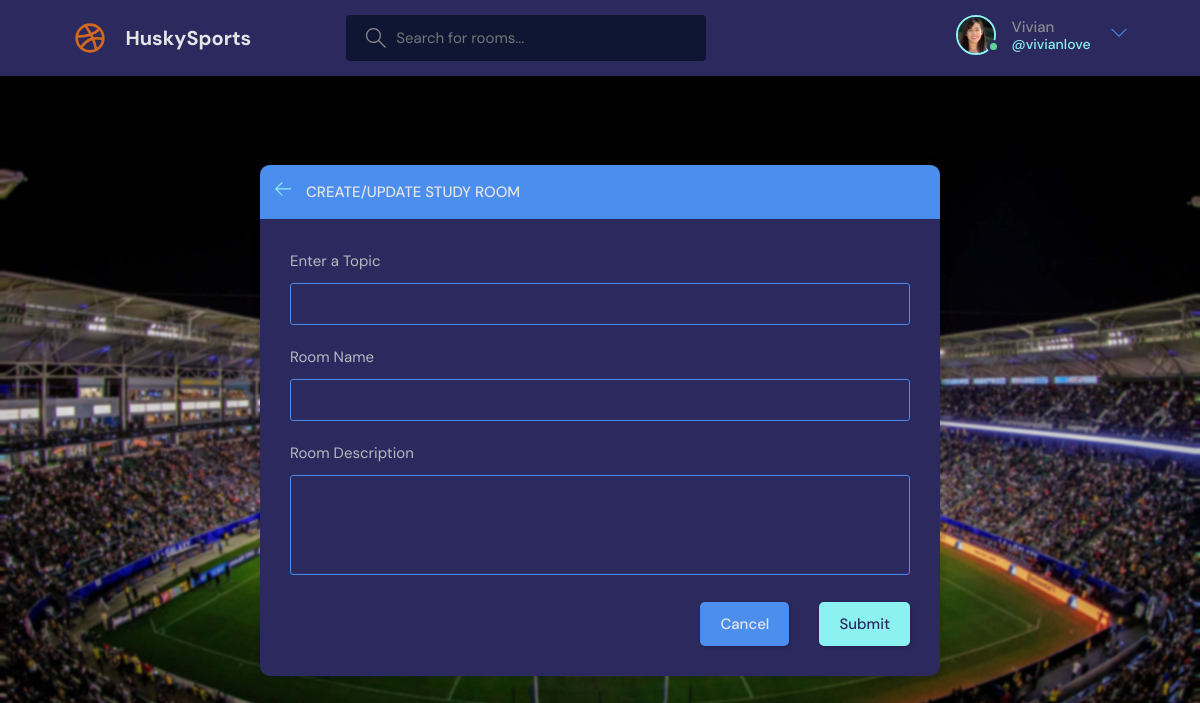
The app's page /create-room/ (signed in) with its own data.
### baseapp/models.py (models this page shows)
class User(AbstractUser):
    name = models.CharField(max_length=200, null=True)
    email = models.EmailField( unique=True, null=True)
    bio = models.TextField(null=True)
    avatar = models.ImageField(null=True, default="avatar.svg")
    USERNAME_FIELD = 'email'
    REQUIRED_FIELDS = ['username']

### baseapp/views.py (the view, shortened to what this page needs)
# urls.py: path('create-room/', views.createRoom, name="create-room"),
@login_required(login_url='login')
def createRoom(request):
    form = RoomForm()
    topics = Topic.objects.all()
    context = {'form': form, 'topics': topics}
    return render(request, 'baseapp/room_form.html', context)

### baseapp/forms.py
class RoomForm(ModelForm):
    class Meta:
        model = Room
        fields = '__all__'
        exclude = ['host', 'participants']

### baseapp/templates/baseapp/room_form.html (shortened to what this page needs)
{% extends 'main.html' %}
{% block content %}
<main class="create-room layout">
  <div class="container">
    <div class="layout__box">
      <div class="layout__boxHeader">
        <div class="layout__boxTitle">
          <a href="{% url 'home' %}">
            <svg version="1.1" xmlns="http://www.w3.org/2000/svg" width="32" height="32" viewBox="0 0 32 32">
              <title>arrow-left</title>
              <path
                d="M13.723 2.286l-13.723 13.714 13.719 13.714 1.616-1.611-10.96-10.96h27.625v-2.286h-27.625l10.965-10.965-1.616-1.607z">
              </path>
            </svg>
          </a>
          <h3>Create/Update Study Room</h3>
        </div>
      </div>
      <div class="layout__body">
        <form class="form" action="" method="POST">
          <div class="form__group">
            <label for="room_topic">Enter a Topic</label>
            <input required type="text" value="{{room.topic.name}}" name="topic" list="topic-list" />
          </div>
          <div class="form__group">
            <label for="room_name">Room Name</label>
            {{form.name}}
          </div>
          <div class="form__group">
            <label for="room_description">Room Description</label>
            {{form.description}}
          </div>
          <div class="form__action">
            <a class="btn btn--dark" href="{% url 'home' %}">Cancel</a>
            <button class="btn btn--main" type="submit">Submit</button>
          </div>
        </form>
      </div>
    </div>
  </div>
</main>
{% endblock content %}

### templates/navbar.html (shortened to what this page needs)
{% load static %}
<header class="header header--loggedIn">
    <div class="container">
      <a href="{% url 'home' %}" class="header__logo">
        <img src="{% static 'images/logo.svg' %}" />
        <h1>HuskySports</h1>
      </a>
      <form class="header__search" method="GET" action="{% url 'home' %}">
        <label>
          <input name="q" placeholder="Search for rooms..." />
        </label>
      </form>
      <nav class="header__menu">
        {% if request.user.is_authenticated %}
        <div class="header__user">
          <a href="{% url 'update-user' %}">
            <div class="avatar avatar--medium active">
              <img src="{{request.user.avatar.url}}" />
            </div>
            <p>{{request.user.name}}<span>@{{request.user.username}}</span></p>
          </a>
          <button class="dropdown-button">
            <svg version="1.1" xmlns="http://www.w3.org/2000/svg" width="32" height="32" viewBox="0 0 32 32">
              <title>chevron-down</title>
              <path d="M16 21l-13-13h-3l16 16 16-16h-3l-13 13z"></path>
            </svg>
          </button>
        </div>
        {% else %}
        <a href="{% url 'login' %}">
          <img src="{% static 'images/avatar.svg' %}" />
          <p>Login</p>
        </a>
        {% endif %}
      </nav>
    </div>
  </header>

### records on screen
User: user.avatar (picture), user.name "Vivian", user.username "vivianlove"
